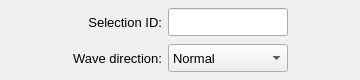
       <widget class="QFrame" name="frame_4">
        <property name="minimumSize">
         <size>
          <width>360</width>
          <height>40</height>
         </size>
        </property>
        <property name="maximumSize">
         <size>
          <width>16777215</width>
          <height>80</height>
         </size>
        </property>
        <property name="frameShape">
         <enum>QFrame::NoFrame</enum>
        </property>
        <property name="frameShadow">
         <enum>QFrame::Raised</enum>
        </property>
        <layout class="QGridLayout" name="gridLayout_5">
         <property name="leftMargin">
          <number>2</number>
         </property>
         <property name="topMargin">
          <number>2</number>
         </property>
         <property name="rightMargin">
          <number>2</number>
         </property>
         <property name="bottomMargin">
          <number>2</number>
         </property>
         <property name="horizontalSpacing">
          <number>6</number>
         </property>
         <property name="verticalSpacing">
          <number>2</number>
         </property>
         <item row="0" column="3">
          <spacer name="horizontalSpacer">
           <property name="orientation">
            <enum>Qt::Horizontal</enum>
           </property>
           <property name="sizeHint" stdset="0">
            <size>
             <width>40</width>
             <height>20</height>
            </size>
           </property>
          </spacer>
         </item>
         <item row="0" column="0">
          <spacer name="horizontalSpacer_2">
           <property name="orientation">
            <enum>Qt::Horizontal</enum>
           </property>
           <property name="sizeHint" stdset="0">
            <size>
             <width>40</width>
             <height>20</height>
            </size>
           </property>
          </spacer>
         </item>
         <item row="0" column="1">
          <widget class="QLabel" name="label_2">
           <property name="minimumSize">
            <size>
             <width>80</width>
             <height>28</height>
            </size>
           </property>
           <property name="maximumSize">
            <size>
             <width>120</width>
             <height>28</height>
            </size>
           </property>
           <property name="font">
            <font>
             <pointsize>10</pointsize>
            </font>
           </property>
           <property name="text">
            <string>Selection ID:</string>
           </property>
           <property name="alignment">
            <set>Qt::AlignRight|Qt::AlignTrailing|Qt::AlignVCenter</set>
           </property>
          </widget>
         </item>
         <item row="0" column="2">
          <widget class="QLineEdit" name="lineEdit_selection_id">
           <property name="minimumSize">
            <size>
             <width>120</width>
             <height>28</height>
            </size>
           </property>
           <property name="maximumSize">
            <size>
             <width>120</width>
             <height>28</height>
            </size>
           </property>
           <property name="font">
            <font>
             <family>MS Shell Dlg 2</family>
             <pointsize>10</pointsize>
             <weight>50</weight>
             <italic>false</italic>
             <bold>false</bold>
            </font>
           </property>
           <property name="focusPolicy">
            <enum>Qt::ClickFocus</enum>
           </property>
           <property name="styleSheet">
            <string notr="true"/>
           </property>
           <property name="alignment">
            <set>Qt::AlignCenter</set>
           </property>
          </widget>
         </item>
         <item row="1" column="1">
          <widget class="QLabel" name="label_19">
           <property name="minimumSize">
            <size>
             <width>80</width>
             <height>28</height>
            </size>
           </property>
           <property name="maximumSize">
            <size>
             <width>120</width>
             <height>28</height>
            </size>
           </property>
           <property name="font">
            <font>
             <family>MS Shell Dlg 2</family>
             <pointsize>10</pointsize>
             <weight>50</weight>
             <italic>false</italic>
             <bold>false</bold>
            </font>
           </property>
           <property name="text">
            <string>Wave direction:</string>
           </property>
           <property name="alignment">
            <set>Qt::AlignRight|Qt::AlignTrailing|Qt::AlignVCenter</set>
           </property>
          </widget>
         </item>
         <item row="1" column="2">
          <widget class="QComboBox" name="comboBox_wave_direction">
           <property name="minimumSize">
            <size>
             <width>120</width>
             <height>28</height>
            </size>
           </property>
           <property name="maximumSize">
            <size>
             <width>16777215</width>
             <height>28</height>
            </size>
           </property>
           <property name="font">
            <font>
             <pointsize>10</pointsize>
            </font>
           </property>
           <item>
            <property name="text">
             <string>Normal</string>
            </property>
           </item>
           <item>
            <property name="text">
             <string>Components</string>
            </property>
           </item>
          </widget>
         </item>
        </layout>
       </widget>
